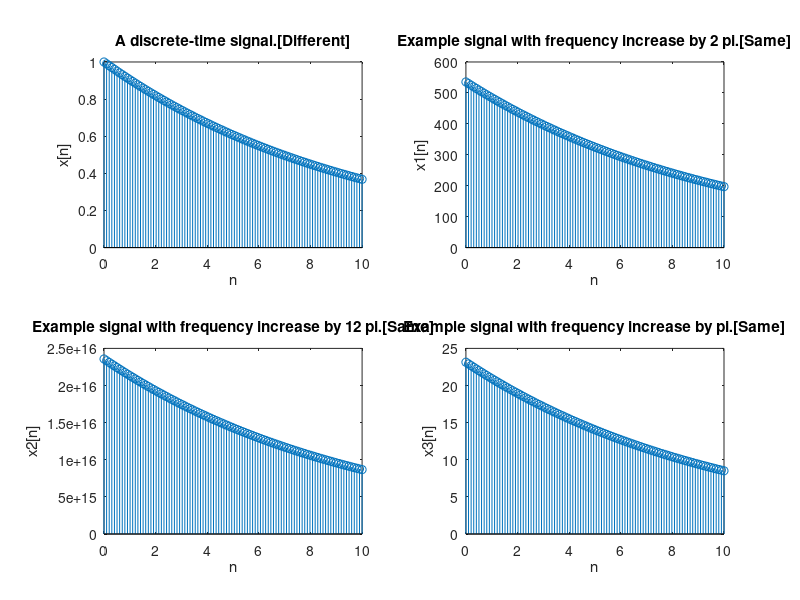

This chart was generated by the following MATLAB code:
%Joshua Ball
%R11330455 
%3304 - Matlab HW1
x = linspace(0,10);

subplot(2,2,1);
fig_1 = exp(-.1*x); %figure 3.10 signal
stem(x,fig_1);
title('A discrete-time signal.[Different]');
xlabel('n') 
ylabel('x[n]') 

subplot(2,2,2);
fig_2 = exp(-.1*x+2*pi); %increased frequency by 2 pi
stem(x,fig_2);
title('Example signal with frequency increase by 2 pi.[Same]');
xlabel('n') 
ylabel('x1[n]') 

subplot(2,2,3);
fig_3 = exp(-.1*x+(12*pi)); %increased frequency by 12 pi
stem(x,fig_3);
title('Example signal with frequency increase by 12 pi.[Same]');
xlabel('n') 
ylabel('x2[n]') 

subplot(2,2,4);
fig_4 = exp(-.1*x + pi); %increased frequency by pi
stem(x,fig_4);
title('Example signal with frequency increase by pi.[Same]');
xlabel('n') 
ylabel('x3[n]') 
